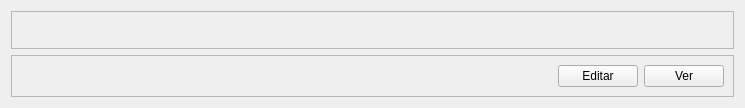
            <widget class="QWidget" name="page_tres">
             <layout class="QVBoxLayout" name="verticalLayout_6">
              <item>
               <widget class="QFrame" name="frame">
                <property name="frameShape">
                 <enum>QFrame::StyledPanel</enum>
                </property>
                <property name="frameShadow">
                 <enum>QFrame::Raised</enum>
                </property>
                <layout class="QVBoxLayout" name="verticalLayout_10">
                 <item>
                  <widget class="QStackedWidget" name="stackedWidget_2">
                   <property name="currentIndex">
                    <number>0</number>
                   </property>
                   <widget class="QWidget" name="page_editar_usuario">
                    <layout class="QVBoxLayout" name="verticalLayout_11">
                     <item>
                      <widget class="QFrame" name="frame_3">
                       <property name="frameShape">
                        <enum>QFrame::StyledPanel</enum>
                       </property>
                       <property name="frameShadow">
                        <enum>QFrame::Raised</enum>
                       </property>
                       <widget class="QTableWidget" name="tabla_usuario">
                        <property name="geometry">
                         <rect>
                          <x>10</x>
                          <y>30</y>
                          <width>611</width>
                          <height>341</height>
                         </rect>
                        </property>
                        <column>
                         <property name="text">
                          <string>id</string>
                         </property>
                        </column>
                        <column>
                         <property name="text">
                          <string>usuario</string>
                         </property>
                        </column>
                        <column>
                         <property name="text">
                          <string>contrasena</string>
                         </property>
                        </column>
                        <column>
                         <property name="text">
                          <string>nombre</string>
                         </property>
                        </column>
                        <column>
                         <property name="text">
                          <string>apellido</string>
                         </property>
                        </column>
                        <column>
                         <property name="text">
                          <string>puesto</string>
                         </property>
                        </column>
                       </widget>
                       <widget class="QFrame" name="frame_5">
                        <property name="geometry">
                         <rect>
                          <x>10</x>
                          <y>390</y>
                          <width>684</width>
                          <height>43</height>
                         </rect>
                        </property>
                        <property name="maximumSize">
                         <size>
                          <width>16777215</width>
                          <height>50</height>
                         </size>
                        </property>
                        <property name="frameShape">
                         <enum>QFrame::StyledPanel</enum>
                        </property>
                        <property name="frameShadow">
                         <enum>QFrame::Raised</enum>
                        </property>
                        <layout class="QHBoxLayout" name="horizontalLayout_3">
                         <item>
                          <widget class="QFrame" name="frame_6">
                           <property name="frameShape">
                            <enum>QFrame::StyledPanel</enum>
                           </property>
                           <property name="frameShadow">
                            <enum>QFrame::Raised</enum>
                           </property>
                          </widget>
                         </item>
                         <item>
                          <spacer name="horizontalSpacer_3">
                           <property name="orientation">
                            <enum>Qt::Horizontal</enum>
                           </property>
                           <property name="sizeHint" stdset="0">
                            <size>
                             <width>402</width>
                             <height>20</height>
                            </size>
                           </property>
                          </spacer>
                         </item>
                         <item>
                          <widget class="QPushButton" name="btn_listar_usuario">
                           <property name="text">
                            <string>VER</string>
                           </property>
                          </widget>
                         </item>
                         <item>
                          <widget class="QPushButton" name="btn_actualizar_usuario">
                           <property name="text">
                            <string>EDITAR</string>
                           </property>
                          </widget>
                         </item>
                         <item>
                          <widget class="QPushButton" name="btn_eliminar_usuario">
                           <property name="text">
                            <string>ELIMINAR</string>
                           </property>
                          </widget>
                         </item>
                        </layout>
                       </widget>
                      </widget>
                     </item>
                    </layout>
                   </widget>
                   <widget class="QWidget" name="page_mostrar_usuario">
                    <widget class="QPushButton" name="pushButton_7">
                     <property name="geometry">
                      <rect>
                       <x>290</x>
                       <y>110</y>
                       <width>75</width>
                       <height>23</height>
                      </rect>
                     </property>
                     <property name="text">
                      <string>bTN</string>
                     </property>
                    </widget>
                   </widget>
                  </widget>
                 </item>
                </layout>
               </widget>
              </item>
              <item>
               <widget class="QFrame" name="frame_2">
                <property name="maximumSize">
                 <size>
                  <width>16777215</width>
                  <height>50</height>
                 </size>
                </property>
                <property name="frameShape">
                 <enum>QFrame::StyledPanel</enum>
                </property>
                <property name="frameShadow">
                 <enum>QFrame::Raised</enum>
                </property>
                <layout class="QHBoxLayout" name="horizontalLayout_2">
                 <item>
                  <widget class="QFrame" name="frame_4">
                   <property name="frameShape">
                    <enum>QFrame::StyledPanel</enum>
                   </property>
                   <property name="frameShadow">
                    <enum>QFrame::Raised</enum>
                   </property>
                  </widget>
                 </item>
                 <item>
                  <spacer name="horizontalSpacer_2">
                   <property name="orientation">
                    <enum>Qt::Horizontal</enum>
                   </property>
                   <property name="sizeHint" stdset="0">
                    <size>
                     <width>531</width>
                     <height>20</height>
                    </size>
                   </property>
                  </spacer>
                 </item>
                 <item>
                  <widget class="QPushButton" name="btn_usuario_editar">
                   <property name="text">
                    <string>Editar</string>
                   </property>
                  </widget>
                 </item>
                 <item>
                  <widget class="QPushButton" name="btn_usuario_ver">
                   <property name="text">
                    <string>Ver</string>
                   </property>
                  </widget>
                 </item>
                </layout>
               </widget>
              </item>
             </layout>
            </widget>
